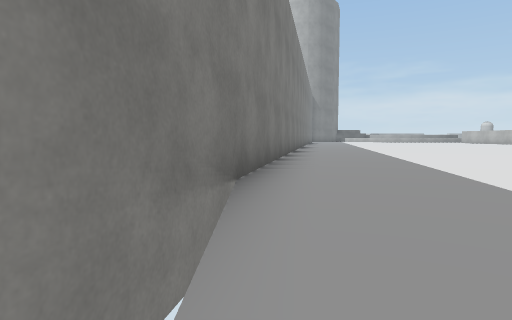
View 1 (above)

24 first-person views from a walk through a Unity game level. The camera is 0.44 m above the floor, tilts 4° down and sees 75° across. The floor is counted in squares, 1 m on a side. Each view is taken from the middle of a square. On the plan, view 1 faces up. The plan holds only what a view shows up to about 9 squares ahead; the rest is blank. The place goes on beyond the plan. Some surface patterns are stand-ins.

View 2
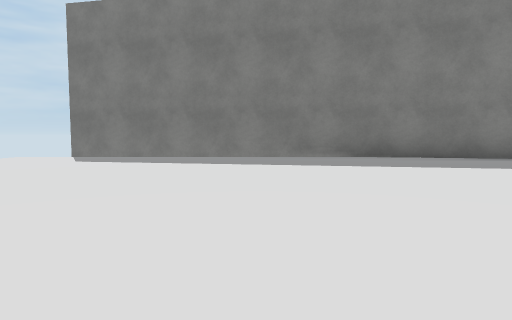

View 3
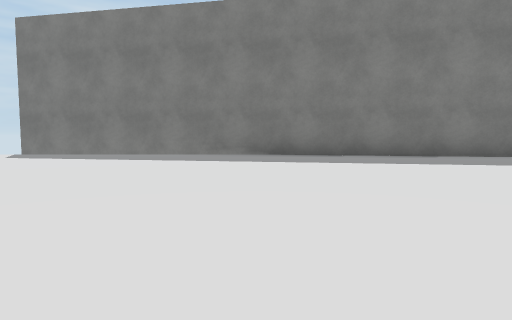

View 4
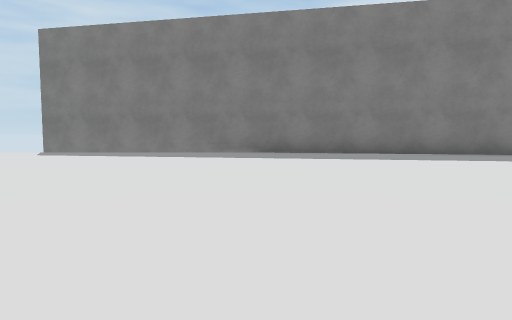

View 5
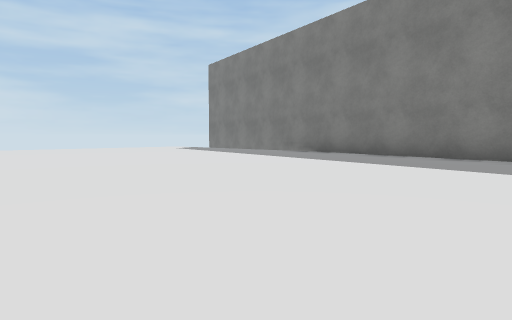

View 6
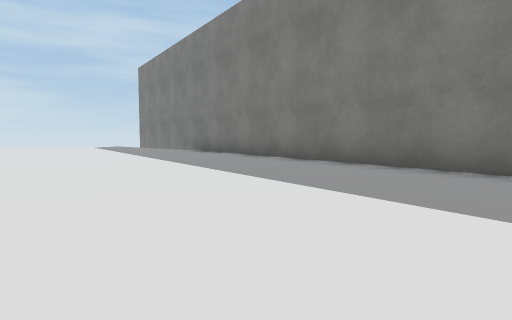

View 7
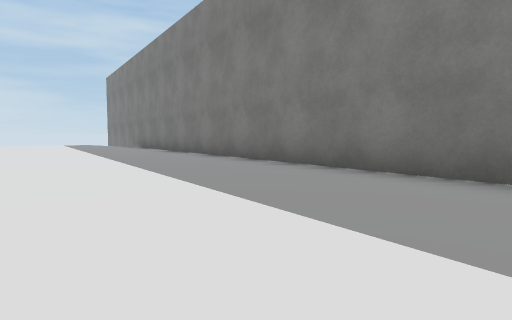

View 8
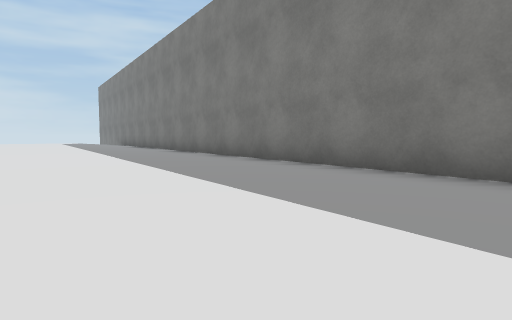

View 9
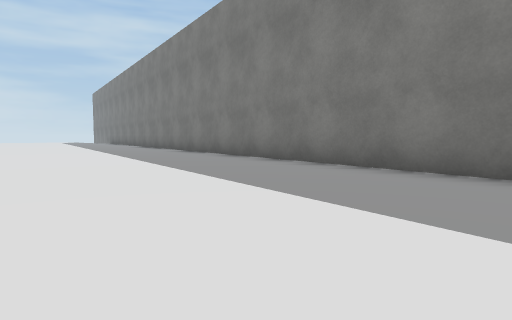

View 10
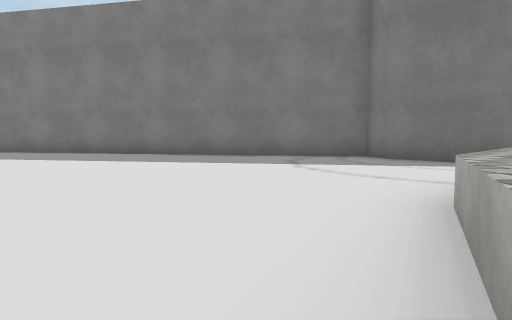

View 11
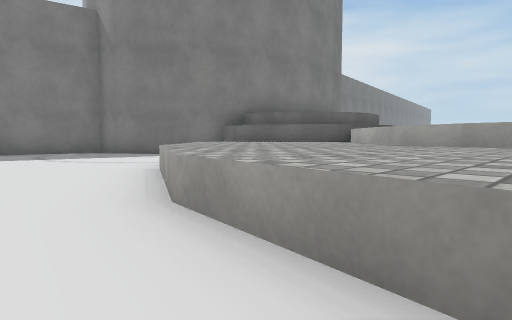

View 12
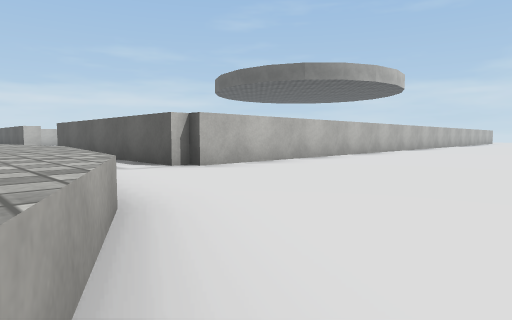

View 13
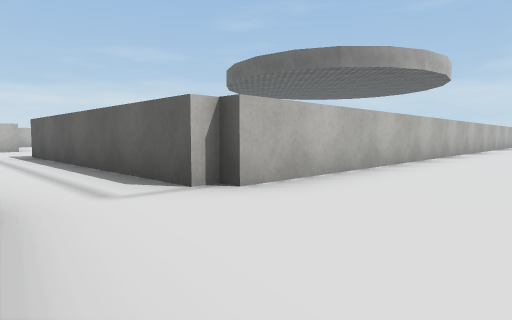

View 14
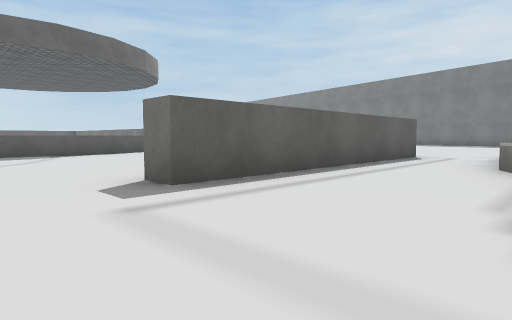

View 15
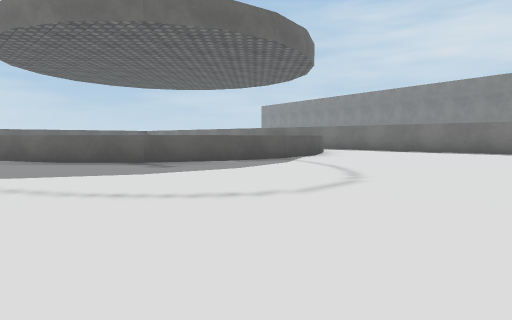

View 16
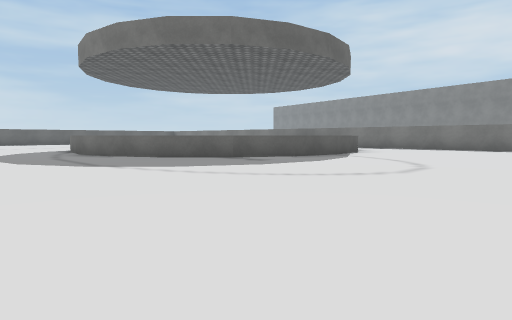

View 17
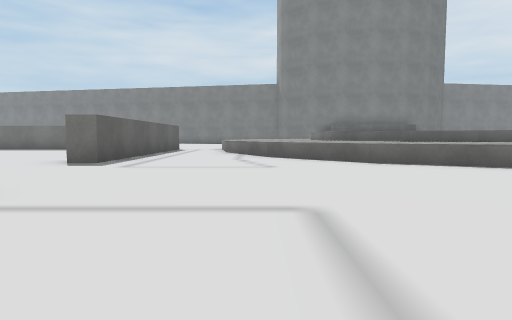

View 18
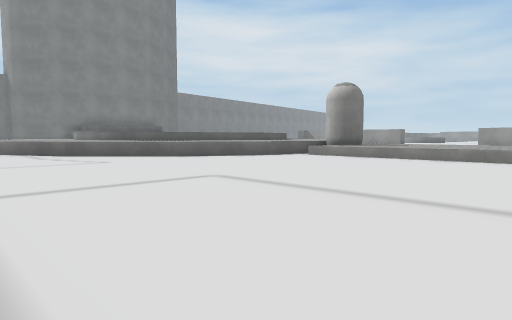

View 19
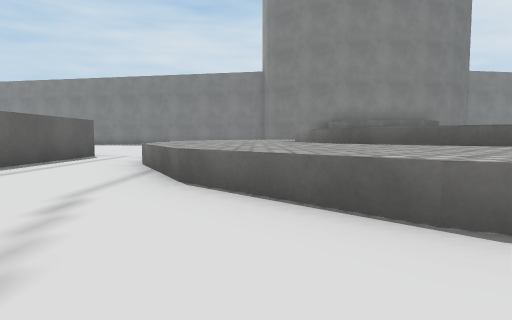

View 20
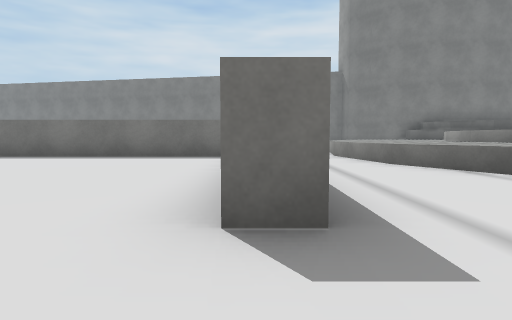

View 21
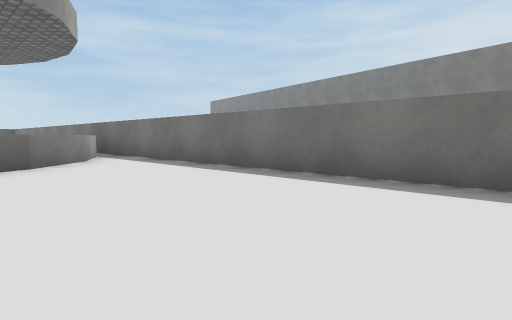

View 22
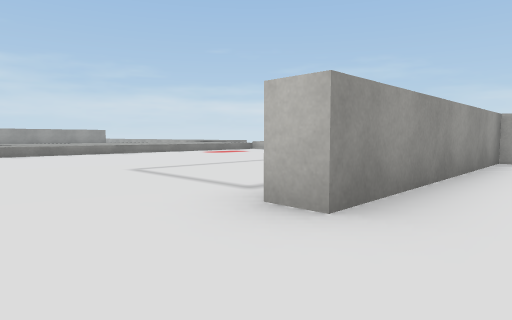

View 23
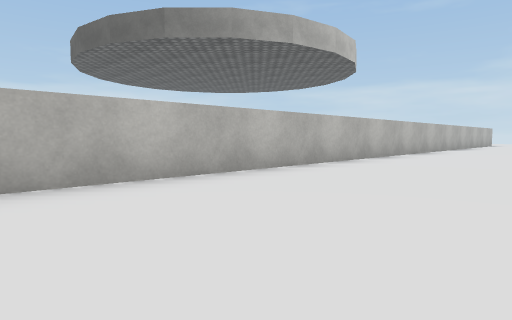

View 24
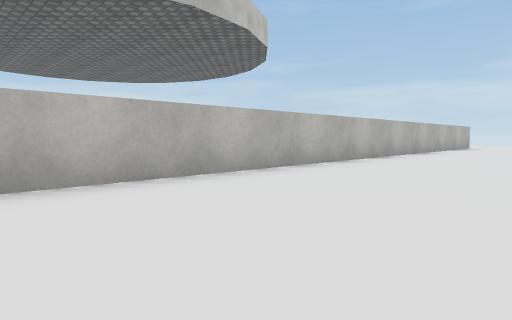

### Floor plan
Key: @ floor where view 1 was taken; # wall or solid block; . floor; ^ raised ledge.
Columns run from 1 left of view 1 to 27 right of it. Each row starts with its distance up from view 1.
 31            ^       ^^ ^^^^^^
 30         ##^^^      ^^^^......
 29        #.^^^^^   ^^^^^^......
 28      ###..^^^^^^^^^^^^.......
 27      #.....^^^^^^^^^^........
 26      #......^^^^^^^^.........
 25      #........^^^^...........
 24     ##.......................
 23     #...........######...####
 22     #...........#............
 21     #.....  ....#............
 20     #.....  ....#............
 19    ##....   ....#............
 18    #.....   ....#............
 17    #.....   ....#..^^^^^....
 16    #.....   ....#.^    ^^...
 15    #.....   ....#^      ^...
 14   ##.....   ....#        ^..
 13   #.....    ....#        ^..
 12   #.....    ....#        ^..
 11   #.....     ...#
 10   #.....     ...#
  9  ##.......   ...#
  8  #........   ...#
  7  #........   ...#
  6  #........   ...#
  5  #........
  4 ##........
  3 #..........
  2 #.........
  1 #........
  0 #@.......
 -1 #........
 -2 #.....
 -3 #...
 -4  ..

Where each view was taken, in squares from view 1:
view 1: 0 up, 0 right, facing up
view 2: 1 up, 7 right, facing left
view 3: 3 up, 8 right, facing left
view 4: 3 up, 9 right, facing left
view 5: 9 up, 8 right, facing down-left
view 6: 12 up, 6 right, facing down-left
view 7: 16 up, 6 right, facing down-left
view 8: 20 up, 7 right, facing down-left
view 9: 24 up, 8 right, facing down-left
view 10: 25 up, 12 right, facing left
view 11: 24 up, 14 right, facing up-left
view 12: 26 up, 10 right, facing down-right
view 13: 25 up, 12 right, facing down-right
view 14: 26 up, 22 right, facing down-left
view 15: 22 up, 25 right, facing down-left
view 16: 22 up, 27 right, facing down-left
view 17: 26 up, 26 right, facing left
view 18: 24 up, 27 right, facing up-left
view 19: 27 up, 22 right, facing left
view 20: 23 up, 22 right, facing left
view 21: 22 up, 18 right, facing down-left
view 22: 22 up, 22 right, facing up-right
view 23: 20 up, 11 right, facing down-right
view 24: 16 up, 11 right, facing down-right
